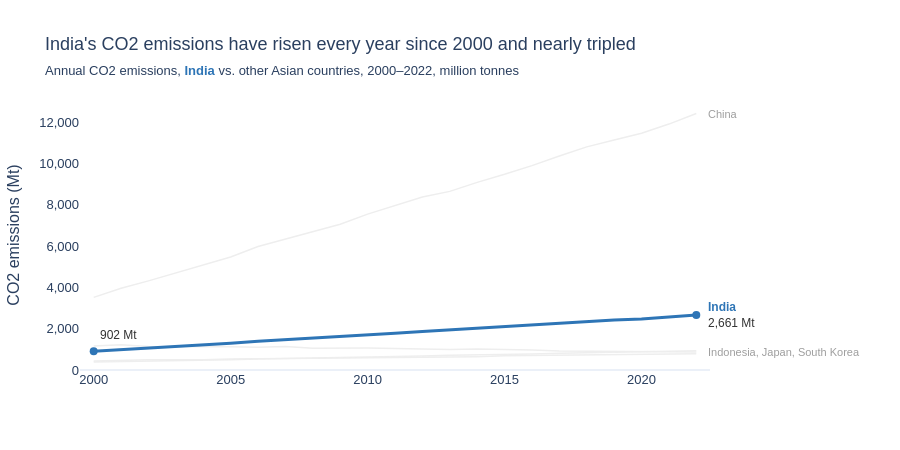

The code cell stored with this chart in its notebook:
### Markdown cell above
---
## Task — Multi-Series Line Chart with Highlight

**What to build:** A line chart showing CO2 emissions over time for **all Asian countries** in the dataset, with one country highlighted.

**Requirements:**
- All countries shown (for context), but only **one highlighted in colour** — your choice which
- All other lines in grey (#EEEEEE), thinner
- Highlighted country **labelled directly** at the end of its line (not in a legend)
- Insight title that names the highlighted country and its story

### Code cell
# Task — Multi-series line with highlight
highlight = 'India'
asia = df[df['Region'] == 'Asia'].sort_values('Year')
others = sorted(c for c in asia['Country'].unique() if c != highlight)

trend = asia[asia['Country'] == highlight]
start, end = trend.iloc[0], trend.iloc[-1]
latest = asia[asia['Year'] == asia['Year'].max()].set_index('Country')['CO2_Mt']
small = [c for c in others if latest[c] < end['CO2_Mt']]
large = [c for c in others if latest[c] > end['CO2_Mt']]

fig = px.line(
    data_frame=asia,
    x='Year', y='CO2_Mt',
    color='Country',
    category_orders={'Country': others + [highlight]},
    color_discrete_map={**{c: '#EEEEEE' for c in others}, highlight: '#2E75B6'},
    labels={'CO2_Mt': 'CO2 emissions (Mt)', 'Year': ''},
    template='plotly_white',
    height=450
)

fig.update_traces(line=dict(width=1.5), showlegend=False)
fig.update_traces(line=dict(width=3), selector=dict(name=highlight))

fig.add_scatter(
    x=[start['Year'], end['Year']], y=[start['CO2_Mt'], end['CO2_Mt']],
    mode='markers', marker=dict(color='#2E75B6', size=8),
    hoverinfo='skip', showlegend=False
)

fig.add_annotation(
    x=start['Year'], y=start['CO2_Mt'], xanchor='left', xshift=4, yshift=16,
    text=f"{start['CO2_Mt']:,.0f} Mt",
    showarrow=False,
    font=dict(size=12, color='#333333')
)

fig.add_annotation(
    x=end['Year'], y=end['CO2_Mt'], xanchor='left', xshift=10,
    text=f"<span style='color:#2E75B6'><b>{highlight}</b></span><br>{end['CO2_Mt']:,.0f} Mt",
    showarrow=False, align='left',
    font=dict(size=12, color='#333333')
)

for group in [large, small]:
    fig.add_annotation(
        x=end['Year'], y=latest[group].mean(), xanchor='left', xshift=10,
        text=', '.join(group),
        showarrow=False, align='left',
        font=dict(size=11, color='#9E9E9E')
    )

fig.update_layout(
    title=dict(
        text=f"{highlight}'s CO2 emissions have risen every year since {start['Year']} and nearly tripled",
        subtitle=dict(text=(
            f"Annual CO2 emissions, <span style='color:#2E75B6'><b>{highlight}</b></span> vs. other Asian countries, "
            f"{start['Year']}–{end['Year']}, million tonnes"
        ))
    ),
    font=dict(family='Arial', size=13),
    xaxis=dict(showgrid=False, dtick=5, range=[start['Year'] - 0.5, end['Year'] + 0.5]),
    yaxis=dict(showgrid=False, rangemode='tozero', tickformat=','),
    margin=dict(t=100, r=190)
)

fig.show()

### Figure 1 — Plotly figure (JSON) as saved in the notebook; plotly's stock layout.template omitted (floating-point values rounded to 4 significant figures)
{"data": [{"hovertemplate": "Country=China<br>=%{x}<br>CO2 emissions (Mt)=%{y}<extra></extra>", "legendgroup": "China", "line": {"color": "#EEEEEE", "dash": "solid", "width": 1.5}, "marker": {"symbol": "circle"}, "mode": "lines", "name": "China", "orientation": "v", "showlegend": false, "type": "scatter", "x": [2000, 2001, 2002, 2003, 2004, 2005, 2006, 2007, 2008, 2009, 2010, 2011, 2012, 2013, 2014, 2015, 2016, 2017, 2018, 2019, 2020, 2021, 2022], "xaxis": "x", "y": [3514.0, 3952.0, 4312.0, 4692.0, 5079.0, 5468.0, 5974.0, 6323.0, 6673.0, 7053.0, 7543.0, 7972.0, 8365.0, 8641.0, 9078.0, 9466.0, 9887.0, 10360.0, 10790.0, 11130.0, 11450.0, 11900.0, 12410.0], "yaxis": "y"}, {"hovertemplate": "Country=Indonesia<br>=%{x}<br>CO2 emissions (Mt)=%{y}<extra></extra>", "legendgroup": "Indonesia", "line": {"color": "#EEEEEE", "dash": "solid", "width": 1.5}, "marker": {"symbol": "circle"}, "mode": "lines", "name": "Indonesia", "orientation": "v", "showlegend": false, "type": "scatter", "x": [2000, 2001, 2002, 2003, 2004, 2005, 2006, 2007, 2008, 2009, 2010, 2011, 2012, 2013, 2014, 2015, 2016, 2017, 2018, 2019, 2020, 2021, 2022], "xaxis": "x", "y": [382.8, 400.4, 430.7, 453.8, 482.6, 501.9, 533.0, 551.8, 586.6, 602.5, 614.5, 647.3, 680.1, 717.7, 736.3, 738.2, 768.8, 813.7, 834.8, 872.3, 876.5, 898.5, 930.5], "yaxis": "y"}, {"hovertemplate": "Country=Japan<br>=%{x}<br>CO2 emissions (Mt)=%{y}<extra></extra>", "legendgroup": "Japan", "line": {"color": "#EEEEEE", "dash": "solid", "width": 1.5}, "marker": {"symbol": "circle"}, "mode": "lines", "name": "Japan", "orientation": "v", "showlegend": false, "type": "scatter", "x": [2000, 2001, 2002, 2003, 2004, 2005, 2006, 2007, 2008, 2009, 2010, 2011, 2012, 2013, 2014, 2015, 2016, 2017, 2018, 2019, 2020, 2021, 2022], "xaxis": "x", "y": [1166.0, 1220.0, 1136.0, 1131.0, 1151.0, 1127.0, 1101.0, 1133.0, 1050.0, 1061.0, 1064.0, 1042.0, 1005.0, 990.9, 1010.0, 996.6, 967.4, 925.1, 916.6, 914.5, 902.8, 898.1, 865.1], "yaxis": "y"}, {"hovertemplate": "Country=South Korea<br>=%{x}<br>CO2 emissions (Mt)=%{y}<extra></extra>", "legendgroup": "South Korea", "line": {"color": "#EEEEEE", "dash": "solid", "width": 1.5}, "marker": {"symbol": "circle"}, "mode": "lines", "name": "South Korea", "orientation": "v", "showlegend": false, "type": "scatter", "x": [2000, 2001, 2002, 2003, 2004, 2005, 2006, 2007, 2008, 2009, 2010, 2011, 2012, 2013, 2014, 2015, 2016, 2017, 2018, 2019, 2020, 2021, 2022], "xaxis": "x", "y": [438.1, 481.5, 490.6, 490.8, 494.6, 537.2, 539.0, 566.1, 570.0, 585.4, 595.9, 620.6, 631.1, 649.6, 646.2, 686.5, 704.0, 706.0, 738.5, 750.8, 755.8, 777.3, 789.5], "yaxis": "y"}, {"hovertemplate": "Country=India<br>=%{x}<br>CO2 emissions (Mt)=%{y}<extra></extra>", "legendgroup": "India", "line": {"color": "#2E75B6", "dash": "solid", "width": 3}, "marker": {"symbol": "circle"}, "mode": "lines", "name": "India", "orientation": "v", "showlegend": false, "type": "scatter", "x": [2000, 2001, 2002, 2003, 2004, 2005, 2006, 2007, 2008, 2009, 2010, 2011, 2012, 2013, 2014, 2015, 2016, 2017, 2018, 2019, 2020, 2021, 2022], "xaxis": "x", "y": [901.6, 974.6, 1056.0, 1146.0, 1205.0, 1291.0, 1396.0, 1466.0, 1542.0, 1637.0, 1687.0, 1774.0, 1865.0, 1945.0, 1994.0, 2092.0, 2177.0, 2267.0, 2345.0, 2419.0, 2466.0, 2580.0, 2661.0], "yaxis": "y"}, {"hoverinfo": "skip", "marker": {"color": "#2E75B6", "size": 8}, "mode": "markers", "showlegend": false, "type": "scatter", "x": [2000, 2022], "y": [901.6, 2661.0]}], "layout": {"annotations": [{"font": {"color": "#333333", "size": 12}, "showarrow": false, "text": "902 Mt", "x": 2000, "xanchor": "left", "xshift": 4, "y": 901.6, "yshift": 16}, {"align": "left", "font": {"color": "#333333", "size": 12}, "showarrow": false, "text": "<span style='color:#2E75B6'><b>India</b></span><br>2,661 Mt", "x": 2022, "xanchor": "left", "xshift": 10, "y": 2661.0}, {"align": "left", "font": {"color": "#9E9E9E", "size": 11}, "showarrow": false, "text": "China", "x": 2022, "xanchor": "left", "xshift": 10, "y": 12410.0}, {"align": "left", "font": {"color": "#9E9E9E", "size": 11}, "showarrow": false, "text": "Indonesia, Japan, South Korea", "x": 2022, "xanchor": "left", "xshift": 10, "y": 861.7}], "font": {"family": "Arial", "size": 13}, "height": 450, "legend": {"title": {"text": "Country"}, "tracegroupgap": 0}, "margin": {"r": 190, "t": 100}, "title": {"subtitle": {"text": "Annual CO2 emissions, <span style='color:#2E75B6'><b>India</b></span> vs. other Asian countries, 2000–2022, million tonnes"}, "text": "India's CO2 emissions have risen every year since 2000 and nearly tripled"}, "xaxis": {"anchor": "y", "domain": [0, 1], "dtick": 5, "range": [2000.0, 2022.0], "showgrid": false, "title": {"text": ""}}, "yaxis": {"anchor": "x", "domain": [0, 1], "rangemode": "tozero", "showgrid": false, "tickformat": ",", "title": {"text": "CO2 emissions (Mt)"}}}}
